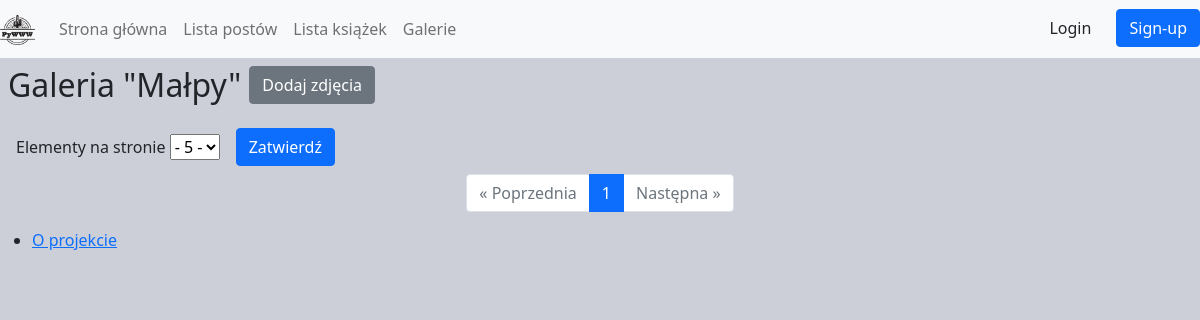
Page /galleries/mapy/ on the earlier database version.
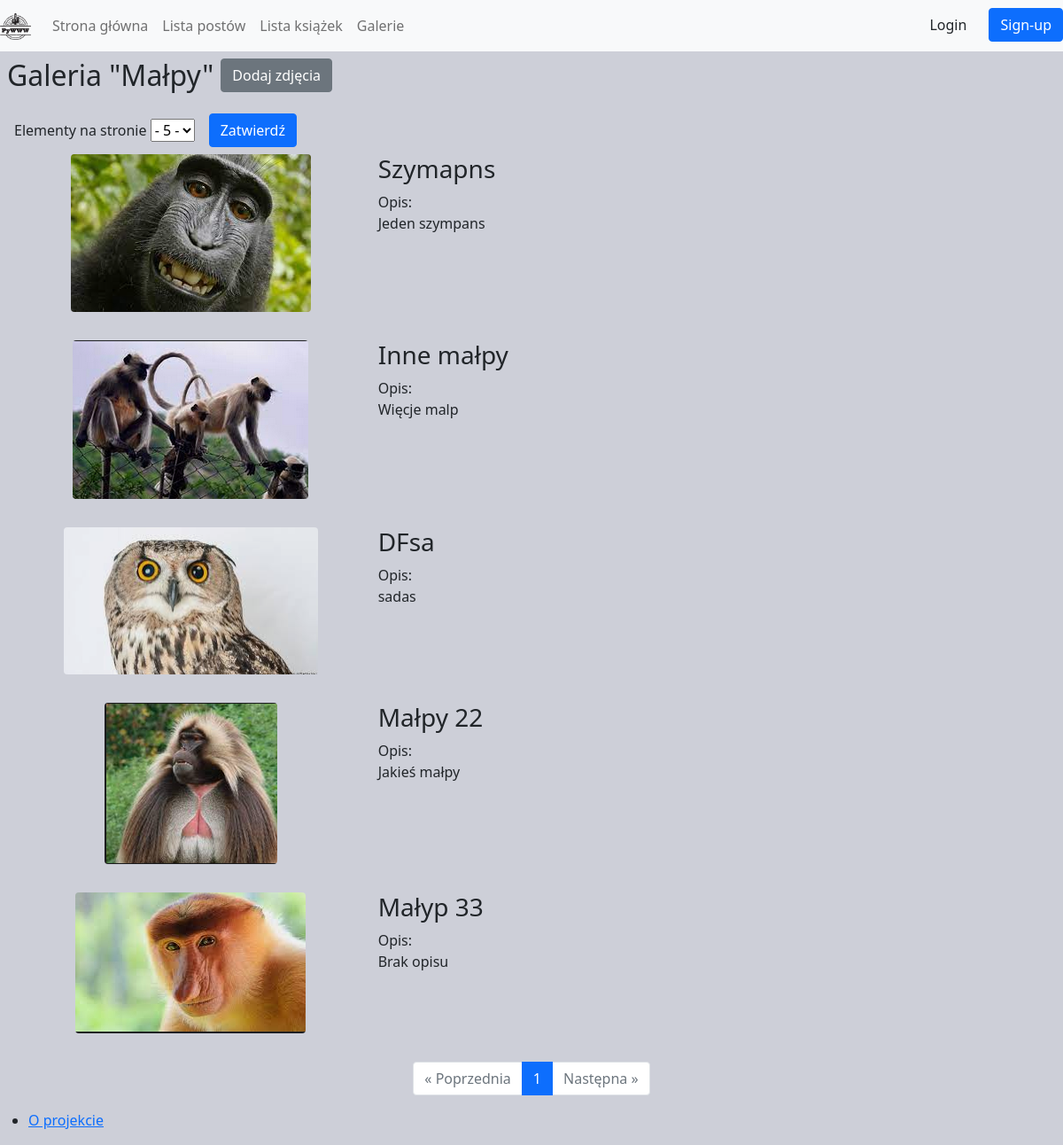
Same page on the later database version.
### galleries/models.py (models this page shows, shortened)
class Photo(Timestamp, SlugMixin):
  title = models.CharField(max_length=100)
  short_description = models.CharField(max_length=300, blank=True, null=True)
  image = ImageField(upload_to=upload_to)
  gallery = models.ForeignKey(Gallery, on_delete=models.CASCADE, related_name='photos')
  source = models.CharField(max_length=512, blank=True, null=True)
  status = models.PositiveSmallIntegerField(default=Status.NEW, choices=Status.choices)

### galleries/views.py (the view)
# urls.py: path('<str:gallery_slug>/', gallery_photos, name='gallery_photos'),
def gallery_photos(request, gallery_slug):
  gallery = Gallery.objects.get(slug=gallery_slug)
  if gallery.status != Status.PUBLISHED:
    context = {'info': 'Galeria nie jest upubliczniona'}
  else:
    photos = Photo.objects.filter(gallery_id=gallery.id, status=Status.PUBLISHED)
    if request.method == 'POST':
      elem_on_page = int(request.POST.get('selected').strip('-'))
    if request.method == 'GET':
      try:
        elem_on_page = int(request.GET.get('elem'))
      except:
        elem_on_page = 5
    paginator = Paginator(photos, elem_on_page)
    page_number = request.GET.get('page')
    page_obj = paginator.get_page(page_number)
    context = {'info': f'Galeria "{gallery.title}"',
               'gallery_slug': gallery_slug,
               'photos': photos,
               'page_obj': page_obj,
               'elem_on_page': elem_on_page}
  return render(request, 'galleries/gallery_photos.html', context)

### galleries/templates/galleries/gallery_photos.html (shortened to what this page needs)
{% extends 'base.html' %}
{% load static %}
{% load thumbnail %}
{% block style %}
  <link rel="stylesheet" href={% static "galleries/css/simple-lightbox.min.css" %}>
{% endblock %}
{% block body %}
  <div class="row my-2">
    <div class="col-sm">
      <h2 class="info mx-2" style="float: left;">{{ info }}</h2>
      <a href="{% url 'galleries:add_gallery_photo' gallery_slug %}">
        <span class="btn btn-secondary">Dodaj zdjęcia</span>
      </a>
    </div>
  </div>
  <form method="post">
    <div class="form-row align-items-center mg-sm-left" style="display:flex;">
      <div class="col-auto my-1">
        <label class="mr-sm-2" for="inlineFormCustomSelect">Elementy na stronie</label>
        <select class="custom-select mr-sm-2" name="selected">
          <option selected>- {{ elem_on_page }} -</option>
        </select>
      </div>
      <div class="col-auto my-2">
        <button type="submit" class="btn btn-primary mg-sm-left">Zatwierdź</button>
      </div>
    </div>
  </form>
    {% for photo in page_obj %}
      <div class="row mg-md-bott mg-sm-left">
        <div class="col-lg-4 col-sm-12" style="display:flex; justify-content: center">
            {% thumbnail photo.image '300' as im %}
            <div class="photo_gallery">
              <a href="{{ photo.image.url }}">
                <img src="{{ im.url }}" class="w-100 shadow-1-strong rounded"
                style="max-width:300px" alt="{{ photo.title }}">
              </a>
            </div>
            {% endthumbnail %}
          </div>
          <div class="col-lg-8 col-sm-12">
            <h3>{{photo.title|capfirst}}</h3>
            <p>Opis:<br>
              {% if photo.short_description %}
              {{photo.short_description}}
            {% else %}
            Brak opisu
            {% endif %}
          </p>
        </div>
      </div>
    {% endfor %}
  <nav aria-label="Page navigation">
    <ul class="pagination justify-content-center">
      {% if page_obj.has_previous %}
        <li class="page-item">
          <a class="page-link" href="?page={{ page_obj.previous_page_number }}&elem={{ elem_on_page }}">&laquo; Poprzednia</a>
        </li>
      {% else %}
        <li class="page-item disabled">
          <a class="page-link" href="#" tabindex="-1" aria-disabled="True">&laquo; Poprzednia</a>
        </li>
      {% endif %}
      {% for i in page_obj.paginator.page_range %}
        {% if page_obj.number == i %}
          <li class="page-item active" aria-current="page">
            <span class="page-link">
              {{ i }}
            </span>
          </li>
        {% else %}
          <li class="page-item">
            <a class="page-link" href="?page={{ i }}&elem={{ elem_on_page }}" >{{ i }}</a>
          </li>
        {% endif %}
      {% endfor %}
      {% if page_obj.has_next %}
      <li class="page-item">
        <a class="page-link" href="?page={{ page_obj.next_page_number }}&elem={{ elem_on_page }}">Następna &raquo;</a>
      </li>
      {% else %}
      <li class="page-item disabled">
        <a class="page-link" href="#" tabindex="-1" aria-disabled="true">Następna &raquo;</a>
      </li>
      {% endif %}
    </ul>
  </nav>
{% endblock %}

Differences in the rows shown:
now on this page (row edited): Photo: shows a picture, title "Szymapns", short_description "Jeden szympans"
now on this page (row edited): Photo: shows a picture, title "Inne małpy", short_description "Więcje malp"
added Photo: shows a picture, title "DFsa", short_description "sadas"
added Photo: shows a picture, title "Małpy 22", short_description "Jakieś małpy"
added Photo: shows a picture, title "Małyp 33", shows "Brak opisu"
